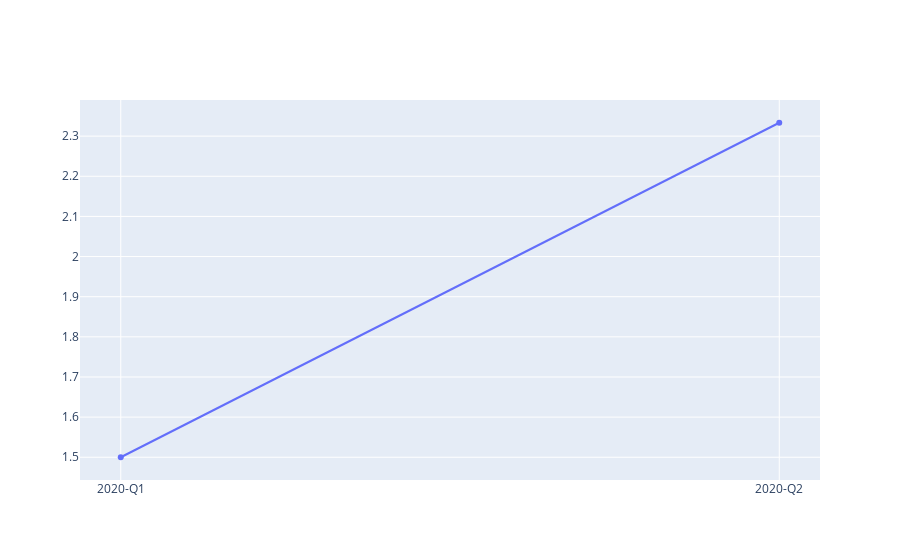

The cell this chart's notebook holds for it:
### Code cell
quartersArr = []
for quarter in quarters:
    quartersArr.append(str(quarter))
    
x = quartersArr
y = getSumDigitalStandardsArr(quarters)

fig = go.Figure(data=[go.Scatter(x=x, y=y)])

fig.update_layout(xaxis_range=quartersArr)
fig.show()

### Figure 1 — Plotly figure (JSON) as saved in the notebook; plotly's stock layout.template omitted (floating-point values rounded to 4 significant figures)
{"data": [{"type": "scatter", "x": ["2020-Q1", "2020-Q2"], "y": [1.5, 2.333]}], "layout": {"xaxis": {"range": ["2020-Q1", "2020-Q2"]}}}
